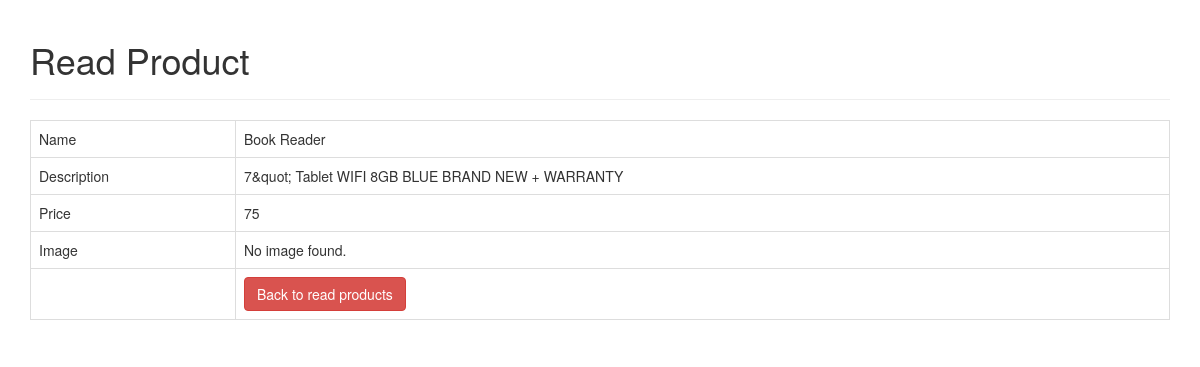
The app's page /read_one.php?id=11 with its own data.
### tables this page shows
CREATE TABLE `products` (
  `id` int(11) NOT NULL,
  `name` varchar(128) NOT NULL,
  `description` text NOT NULL,
  `price` double NOT NULL,
  `created` datetime NOT NULL,
  `modified` timestamp NOT NULL DEFAULT CURRENT_TIMESTAMP ON UPDATE CURRENT_TIMESTAMP,
  `image` text NOT NULL
);

### read_one.php (the view, shortened to what this page needs)
<!DOCTYPE HTML>
<html>
<head>
    <link rel="stylesheet" href="https://maxcdn.bootstrapcdn.com/bootstrap/3.3.7/css/bootstrap.min.css" />
</head>
<body>
    <div class="container">
        <div class="page-header">
            <h1>Read Product</h1>
        </div>
        <?php
		$id=isset($_GET['id']) ? $_GET['id'] : die('ERROR: Record ID not found.');
		include 'config/database.php';
		try {
			$query = "SELECT id, name, description, price, image FROM products WHERE id = ? LIMIT 0,1";
			$stmt = $con->prepare( $query );
			$stmt->bindParam(1, $id);
			$stmt->execute();
			$row = $stmt->fetch(PDO::FETCH_ASSOC);
			$name = $row['name'];
			$description = $row['description'];
			$price = $row['price'];
			$image = htmlspecialchars($row['image'], ENT_QUOTES);
		}
		catch(PDOException $exception){
			die('ERROR: ' . $exception->getMessage());
		}
		?>
		<table class='table table-hover table-responsive table-bordered'>
			<tr>
				<td>Name</td>
				<td><?php echo htmlspecialchars($name, ENT_QUOTES);  ?></td>
			</tr>
			<tr>
				<td>Description</td>
				<td><?php echo htmlspecialchars($description, ENT_QUOTES);  ?></td>
			</tr>
			<tr>
				<td>Price</td>
				<td><?php echo htmlspecialchars($price, ENT_QUOTES);  ?></td>
			</tr>
			<tr>
				<td>Image</td>
				<td>
				<?php echo $image ? "<img src='uploads/{$image}' style='width:300px;' />" : "No image found.";  ?>
				</td>
			</tr>
			<tr>
				<td></td>
				<td>
					<a href='index.php' class='btn btn-danger'>Back to read products</a>
				</td>
			</tr>
		</table>
    </div>
</body>
</html>

### records on screen
products: name "Book Reader", description "7&quot; Tablet WIFI 8GB BLUE BRAND NEW + WARRANTY", price "75"
